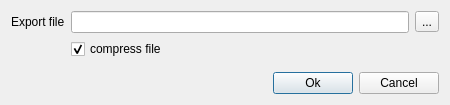
<ui version="4.0" >
 <class>UIndexExportToNewFileDialog</class>
 <widget class="QDialog" name="UIndexExportToNewFileDialog" >
  <property name="geometry" >
   <rect>
    <x>0</x>
    <y>0</y>
    <width>450</width>
    <height>105</height>
   </rect>
  </property>
  <property name="windowTitle" >
   <string>Export indexed document</string>
  </property>
  <layout class="QVBoxLayout" name="verticalLayout" >
   <item>
    <layout class="QGridLayout" name="gridLayout" >
     <item row="0" column="0" >
      <widget class="QLabel" name="exportLabel" >
       <property name="sizePolicy" >
        <sizepolicy vsizetype="Preferred" hsizetype="Maximum" >
         <horstretch>0</horstretch>
         <verstretch>0</verstretch>
        </sizepolicy>
       </property>
       <property name="text" >
        <string>Export file</string>
       </property>
      </widget>
     </item>
     <item row="0" column="1" colspan="2" >
      <widget class="QLineEdit" name="exportFileEdit" />
     </item>
     <item row="0" column="3" >
      <widget class="QToolButton" name="exportFileOpenButton" >
       <property name="text" >
        <string>...</string>
       </property>
      </widget>
     </item>
     <item row="1" column="1" >
      <widget class="QCheckBox" name="gzipExportedCheck" >
       <property name="text" >
        <string>compress file</string>
       </property>
       <property name="checked" >
        <bool>true</bool>
       </property>
      </widget>
     </item>
     <item row="1" column="2" colspan="2" >
      <spacer name="horizontalSpacer_3" >
       <property name="orientation" >
        <enum>Qt::Horizontal</enum>
       </property>
       <property name="sizeHint" stdset="0" >
        <size>
         <width>168</width>
         <height>20</height>
        </size>
       </property>
      </spacer>
     </item>
    </layout>
   </item>
   <item>
    <spacer name="verticalSpacer" >
     <property name="orientation" >
      <enum>Qt::Vertical</enum>
     </property>
     <property name="sizeHint" stdset="0" >
      <size>
       <width>20</width>
       <height>1</height>
      </size>
     </property>
    </spacer>
   </item>
   <item>
    <layout class="QHBoxLayout" name="horizontalLayout" >
     <item>
      <spacer name="horizontalSpacer" >
       <property name="orientation" >
        <enum>Qt::Horizontal</enum>
       </property>
       <property name="sizeHint" stdset="0" >
        <size>
         <width>40</width>
         <height>20</height>
        </size>
       </property>
      </spacer>
     </item>
     <item>
      <widget class="QPushButton" name="okButton" >
       <property name="text" >
        <string>Ok</string>
       </property>
       <property name="default" >
        <bool>true</bool>
       </property>
      </widget>
     </item>
     <item>
      <widget class="QPushButton" name="cancelButton" >
       <property name="text" >
        <string>Cancel</string>
       </property>
      </widget>
     </item>
    </layout>
   </item>
  </layout>
 </widget>
 <resources/>
 <connections>
  <connection>
   <sender>cancelButton</sender>
   <signal>clicked()</signal>
   <receiver>UIndexExportToNewFileDialog</receiver>
   <slot>reject()</slot>
   <hints>
    <hint type="sourcelabel" >
     <x>401</x>
     <y>82</y>
    </hint>
    <hint type="destinationlabel" >
     <x>224</x>
     <y>52</y>
    </hint>
   </hints>
  </connection>
  <connection>
   <sender>okButton</sender>
   <signal>clicked()</signal>
   <receiver>UIndexExportToNewFileDialog</receiver>
   <slot>accept()</slot>
   <hints>
    <hint type="sourcelabel" >
     <x>318</x>
     <y>82</y>
    </hint>
    <hint type="destinationlabel" >
     <x>224</x>
     <y>52</y>
    </hint>
   </hints>
  </connection>
 </connections>
</ui>
